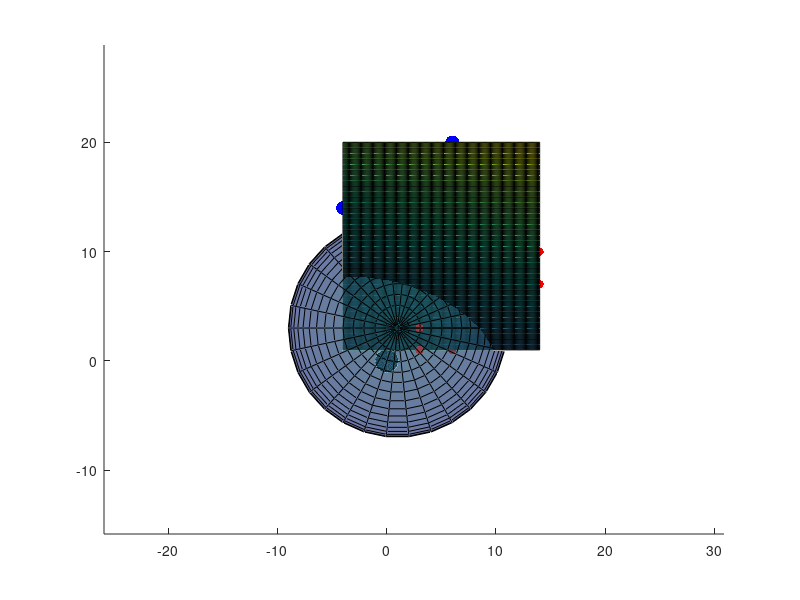

The MATLAB script that drew this image:
% Drawing in 3D
clear;

load toy3D.mat;

[numPoints,dim] = size(X);

posPoints = [];
negPoints = [];

for i=1: numPoints

  if y(i) == 1
    posPoints = [posPoints; X(i,:)];
  else
    negPoints = [negPoints; X(i,:)];
  endif

end

% drawing the points

xxMin = min(X(:,1));
xxMax = max(X(:,1));

yyMin = min(X(:,2));
yyMax = max(X(:,2));

zzMin = min(X(:,3));
zzMax = max(X(:,3));


% measure gives the size of the points
% the default is 8
hold on;

measure = 100;

scatter3(posPoints(:,1),posPoints(:,2),...
posPoints(:,3),measure,'b','filled');

scatter3(negPoints(:,1),negPoints(:,2),...
negPoints(:,3),'r','filled');

% drawing the hyperplane 2x+6y-4z = 5;

[X,Y] = meshgrid(xxMin:0.1:xxMax,...
yyMin:0.5:yyMax);

Z = (5-2*X-6*Y)/(-4);
surf(X,Y,Z);


% generating a sphere with 20 faces,
% centered in 0 and with radius 1

[x y z] = sphere;
surf(x,y,z);
axis equal;

% drawing the sphere S(x0,R) = S([1 3 1], 10)
x0 = [1 3 1];
R = 10;

[x y z] = sphere(30);
h = surf(x0(1) + R*x, x0(2) + R*y, x0(3) + R*z);

% Facealpha gives the degree of opacity
% setting 0.0 means transparent
set(h,'Facealpha',0.5);










